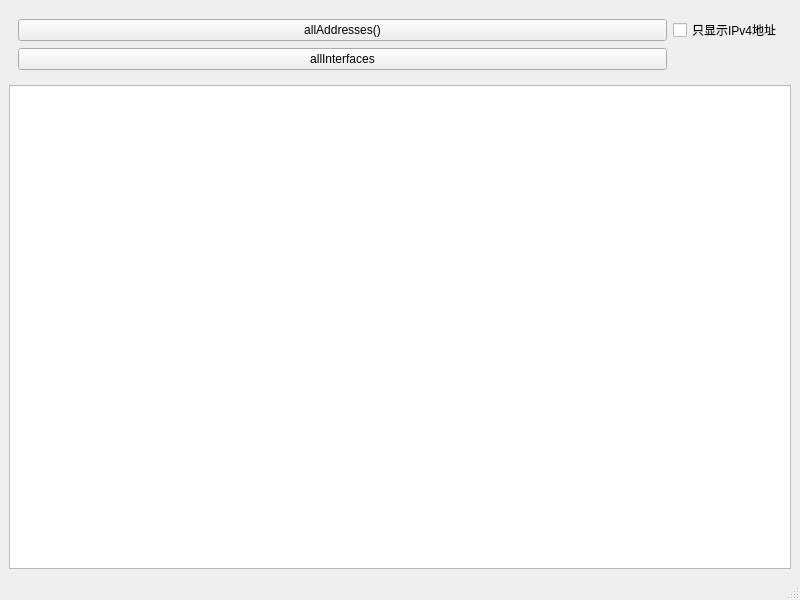
<?xml version="1.0" encoding="UTF-8"?>
<ui version="4.0">
 <class>Qt6_QNetworkInterface</class>
 <widget class="QMainWindow" name="Qt6_QNetworkInterface">
  <property name="geometry">
   <rect>
    <x>0</x>
    <y>0</y>
    <width>800</width>
    <height>600</height>
   </rect>
  </property>
  <property name="windowTitle">
   <string>Qt6_QNetworkInterface</string>
  </property>
  <widget class="QWidget" name="W_Central">
   <layout class="QVBoxLayout" name="verticalLayout">
    <item>
     <widget class="QWidget" name="W_Button" native="true">
      <layout class="QGridLayout" name="gridLayout">
       <item row="0" column="0">
        <widget class="QPushButton" name="PB_AllAddresses">
         <property name="sizePolicy">
          <sizepolicy hsizetype="Minimum" vsizetype="Fixed">
           <horstretch>3</horstretch>
           <verstretch>0</verstretch>
          </sizepolicy>
         </property>
         <property name="text">
          <string>allAddresses()</string>
         </property>
        </widget>
       </item>
       <item row="0" column="1">
        <widget class="QCheckBox" name="CB_IPv4">
         <property name="text">
          <string>只显示IPv4地址</string>
         </property>
        </widget>
       </item>
       <item row="1" column="0">
        <widget class="QPushButton" name="PB_AllInterfaces">
         <property name="text">
          <string>allInterfaces</string>
         </property>
        </widget>
       </item>
      </layout>
     </widget>
    </item>
    <item>
     <widget class="QPlainTextEdit" name="PTE_Message"/>
    </item>
   </layout>
  </widget>
  <widget class="QMenuBar" name="menubar">
   <property name="geometry">
    <rect>
     <x>0</x>
     <y>0</y>
     <width>800</width>
     <height>30</height>
    </rect>
   </property>
  </widget>
  <widget class="QStatusBar" name="statusbar"/>
 </widget>
 <resources/>
 <connections/>
</ui>
